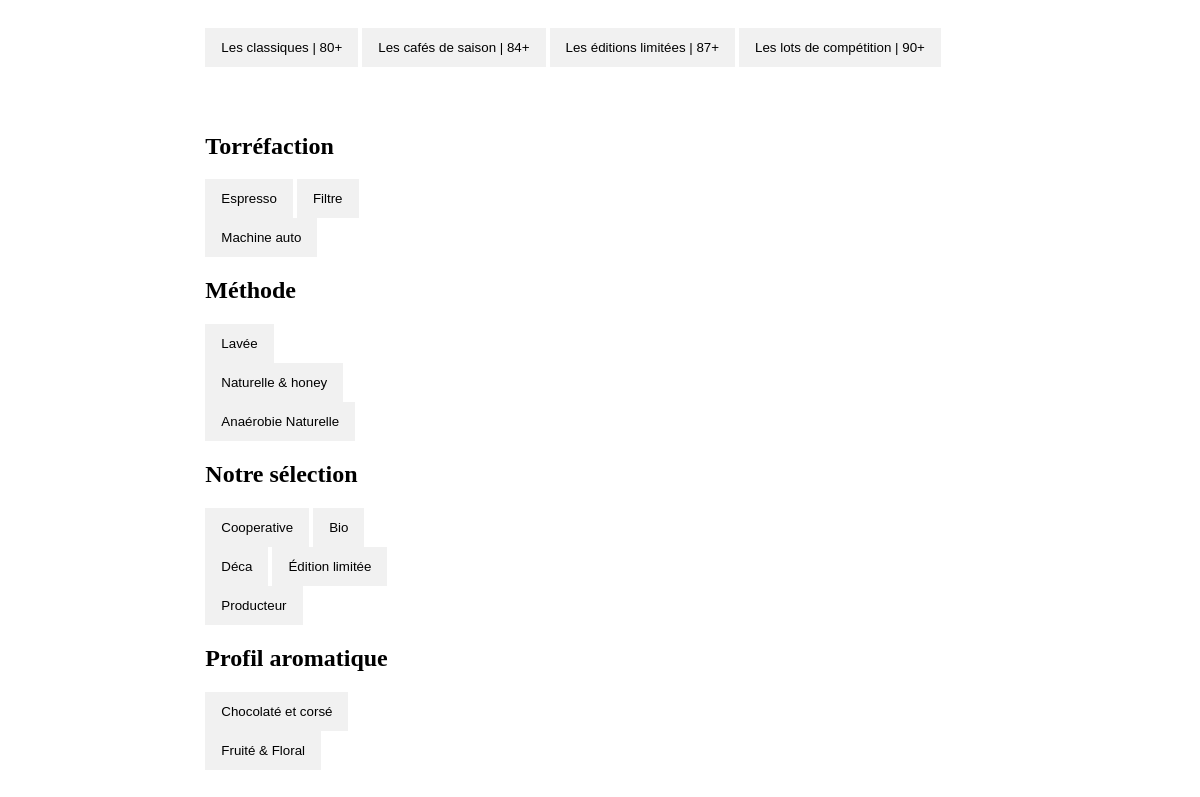
The app's page /Cafay-Boutique-shop-body.php, older data.
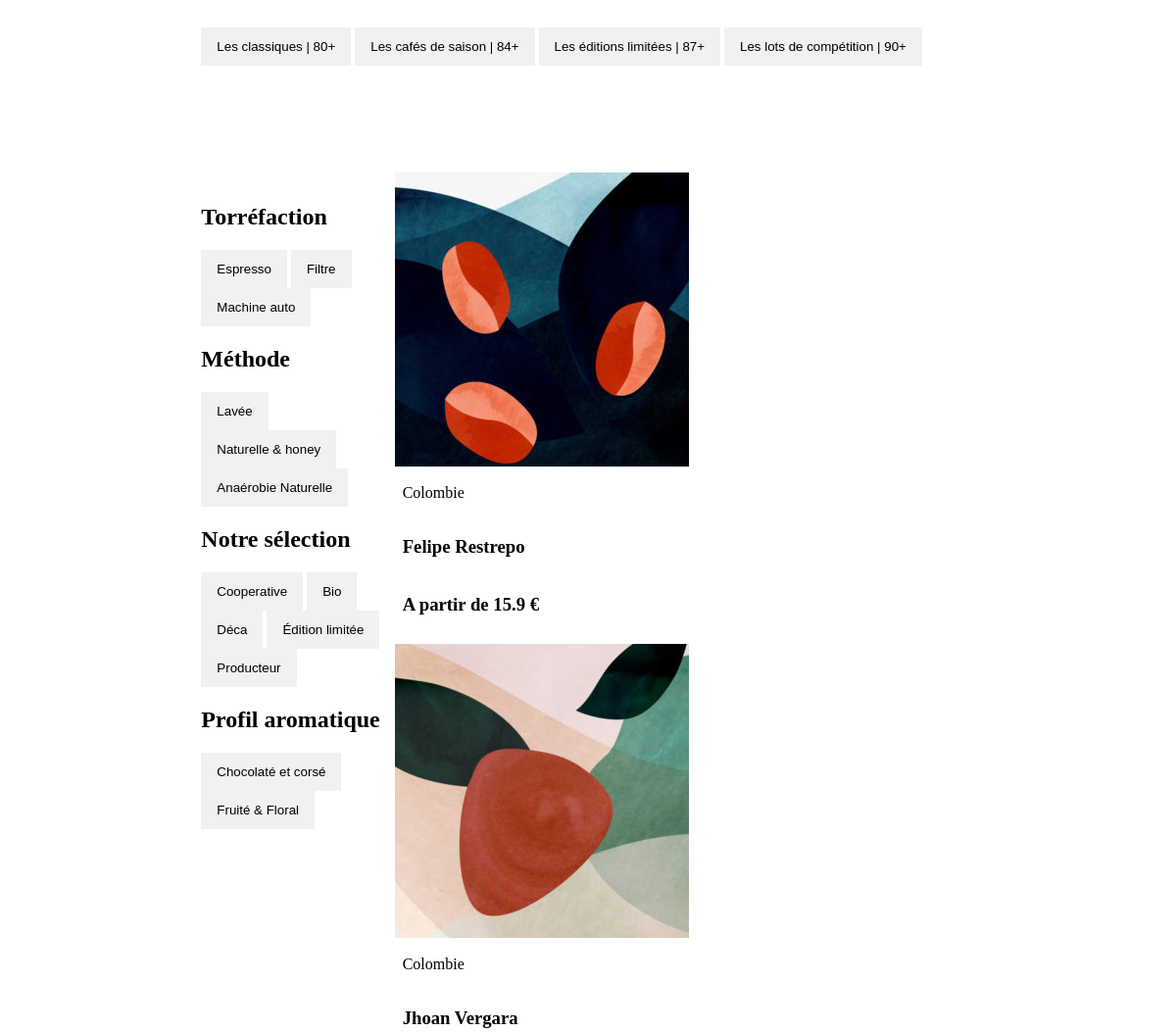
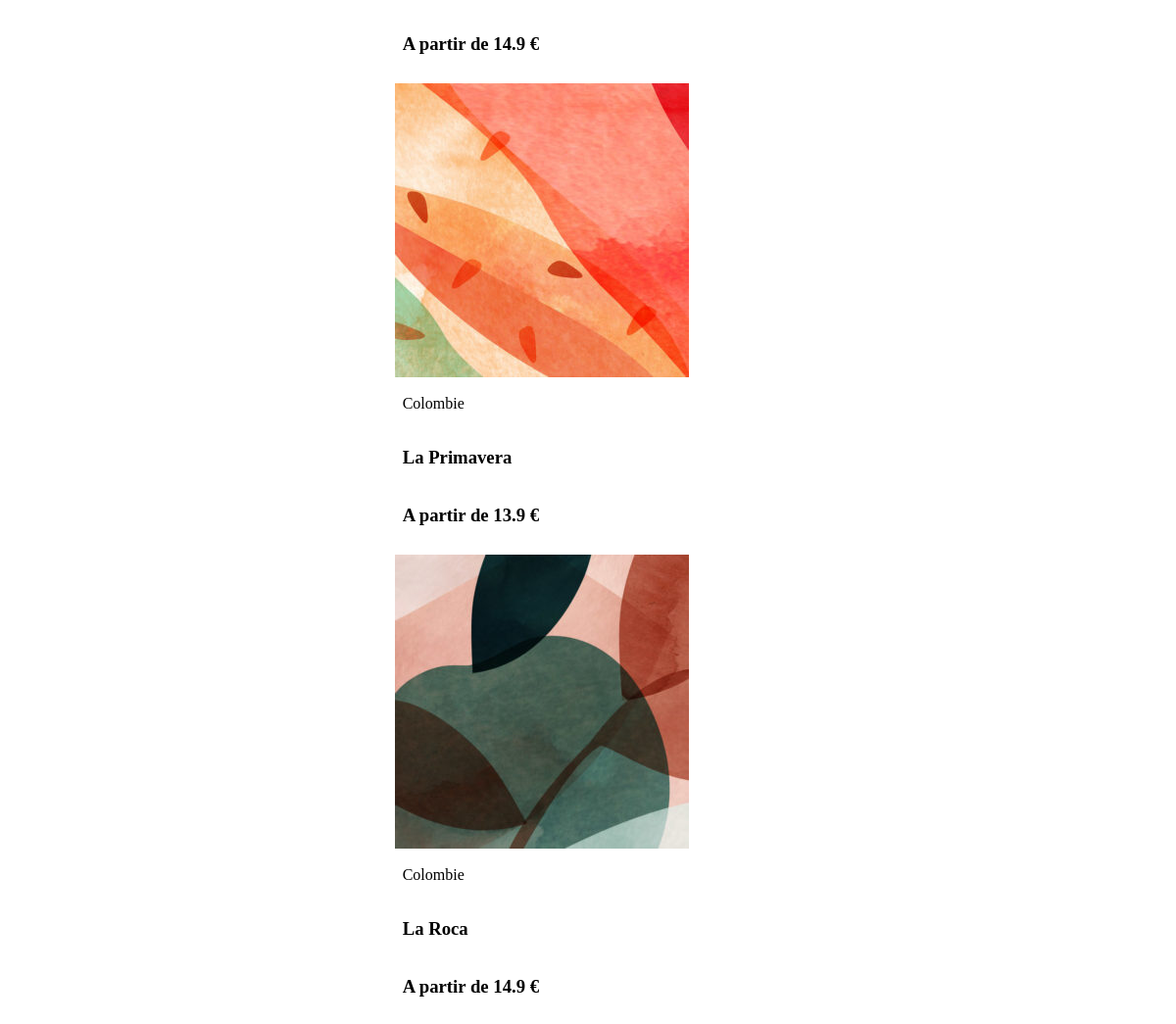
The same page, newer data (2 pictures, top to bottom).
### tables this page shows
CREATE TABLE IF NOT EXISTS `coffee` (
  `productID` int NOT NULL AUTO_INCREMENT,
  `productImage` varchar(50) NOT NULL,
  `productName` varchar(50) NOT NULL,
  `productOrigin` varchar(50) NOT NULL,
  `productCategoryScore` varchar(50) NOT NULL,
  `productTorrefactionMethod` varchar(50) NOT NULL,
  `productWashingMethod` varchar(50) NOT NULL,
  `productProductionType` varchar(50) NOT NULL,
  `productScentProfile` varchar(50) NOT NULL,
  `productBasePrice` float NOT NULL,
  PRIMARY KEY (`productID`) USING BTREE
);

### Cafay-Boutique-shop-body.php (the view, shortened to what this page needs)
<html>
<div class="container">
  <div class="Product-filter">
    <div id="coffeeFilter">
      <button class="btn" onclick="filterSelection('classic80+')"> Les classiques | 80+</button>
      <button class="btn" onclick="filterSelection('seasonal84+')"> Les cafés de saison | 84+</button>
      <button class="btn" onclick="filterSelection('limitedEdition87+')"> Les éditions limitées | 87+</button>
      <button class="btn" onclick="filterSelection('competition90+')"> Les lots de compétition | 90+</button>
    </div>
  </div>
  <div class="Product-categories">
    <div id="coffeeFilter">
      <h2>Torréfaction</h2>
      <button class="btn" onclick="filterSelection('Espresso')"> Espresso</button>
      <button class="btn" onclick="filterSelection('Filtre')"> Filtre</button>
      <button class="btn" onclick="filterSelection('Machine auto')"> Machine auto</button>
      <h2>Méthode</h2>
      <button class="btn" onclick="filterSelection('Lavée')"> Lavée</button>
      <button class="btn" onclick="filterSelection('Naturelle & Honey')"> Naturelle & honey</button>
      <button class="btn onclick" onclick="filterSelection('Anaérobie Naturelle')"> Anaérobie Naturelle</button>
      <h2>Notre sélection</h2>
      <button class="btn" onclick="filterSelection('Cooperative')"> Cooperative</button>
      <button class="btn" onclick="filterSelection('Bio')"> Bio</button>
      <button class="btn" onclick="filterSelection('Déca')"> Déca</button>
      <button class="btn" onclick="filterSelection('Édition limitée')"> Édition limitée</button>
      <button class="btn onclick" onclick="filterSelection('producteur')"> Producteur</button>
      <h2>Profil aromatique</h2>
      <button class="btn" onclick="filterSelection('Chocolaté et corsé')"> Chocolaté et corsé</button>
      <button class="btn" onclick="filterSelection('Fruité & Floral')"> Fruité & Floral</button>
    </div>
  </div>
  <div class="Product-sliding">
  <?php
  require_once('connect.php');
  $sql = "SELECT productID FROM coffee";
  $query = $db->prepare($sql);
  $query->execute();
  $result = $query->fetchAll(PDO::FETCH_ASSOC);
  $idCount = count($result);
  for ($ids = 1; $ids <= $idCount; $ids++){
  $sql = "SELECT * FROM coffee WHERE productID=$ids";
  $query = $db->prepare($sql);
  $query->execute();
  $result = $query->fetchAll(PDO::FETCH_ASSOC);
    foreach ($result as $product) {
      ?>
    <div class="card" id="card"
    data-torrefaction="<?=$product['productTorrefactionMethod']?>"
    data-method="<?=$product['productWashingMethod']?>"
    data-selection="<?=$product['productProductionType']?>"
    data-aromatique="<?=$product['productScentProfile']?>">
    <img id="image<?= $product['productImage'] ?>" src="<?= $product['productImage'] ?>" height="300px" width="300px">
    <div class="containerCard">
    <p id="origin<?= $product['productOrigin'] ?>"><?= $product['productOrigin'] ?></p>
    <h3 id="nomProduit<?= $product['productName'] ?>"><?= $product['productName'] ?></h2>
    <h3 id="selectionBase<?= $product['productBasePrice'] ?>">A partir de <?= $product['productBasePrice'] ?> €</h3>
    </div>
    </div>
    <?php
    }
  }
  ?>
  </div>
</div>
</html>

### Cafay-Boutique-shop-body.php (style rules this page uses)
#coffeeFilter { margin-top: 20px; overflow: hidden; }
.btn { border: none; outline: none; padding: 12px 16px; background-color: #f1f1f1; cursor: pointer; }
.container { display: grid; grid-template-columns: 1fr 1fr 1fr 1fr 1fr 1fr; grid-template-rows: 0.5fr 1fr 1fr 1fr 1fr 1fr 1fr; gap: 0px 0px; grid-auto-flow: row; grid-template-areas: ". Product-filter Product-filter Product-filter Product-filter ." ". Product-categories Product-sliding Product-sliding Product-sliding ." ". Product-categories Product-sliding Product-sliding Product-sliding ." ". Product-categories Product-sliding Product-sliding Product-sliding ." ". Product-categories Product-sliding Product-sliding Product-sliding ." ". . Product-sliding Product-sliding Product-sliding ." ". . Product-sliding Product-sliding Product-sliding ."; }
.Product-filter { grid-area: Product-filter; }
.Product-categories { grid-area: Product-categories; }
.Product-sliding { grid-area: Product-sliding; }
.Product-sliding { display: flex; height: fit-content; width: fit-content; flex-wrap: wrap; flex-direction: row; justify-content: flex-start; }
.card { display: flex; flex-direction: column; padding-top: 8px; }
.containerCard { padding: 2px 8px; height: fit-content; width: 300px; display: flex; flex-direction: column; flex-wrap: wrap; justify-content: center; }

Row changes from the older to the newer data that the page shows:
added coffee: productImage (picture), productOrigin "Colombie", productName "Felipe Restrepo", productBasePrice "15.9"
added coffee: productImage (picture), productOrigin "Colombie", productName "Jhoan Vergara", productBasePrice "14.9"
added coffee: productImage (picture), productOrigin "Colombie", productName "La Primavera", productBasePrice "13.9"
added coffee: productImage (picture), productOrigin "Colombie", productName "La Roca", productBasePrice "14.9"
